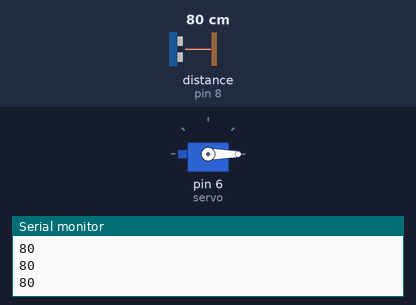
This sketch was run on a simulated Arduino Uno, built with avr-gcc and run on an emulated ATmega328P. Shown: servo, the last lines printed to the serial monitor. Wiring (inferred from the names in the program): ultrasonic range finder: trigger pin 9; echo pin 8. Inputs (shaded band) come from the test bench; at power-on: distance to the obstacle (sensor on pin 8) 80 cm. The echo pulse lasts 58.3 µs per cm.

Above: at 1.2 s.
1.3 s: distance to the obstacle (sensor on pin 8) set to 27 cm
2.8 s: distance to the obstacle (sensor on pin 8) set to 23 cm
At 3.2 s:
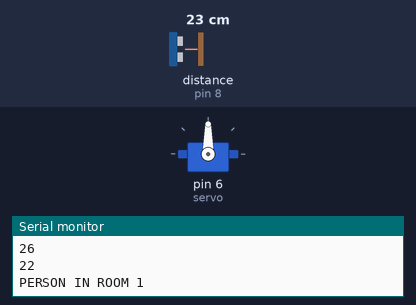
5.8 s: distance to the obstacle (sensor on pin 8) set to 35 cm
At 6.4 s:
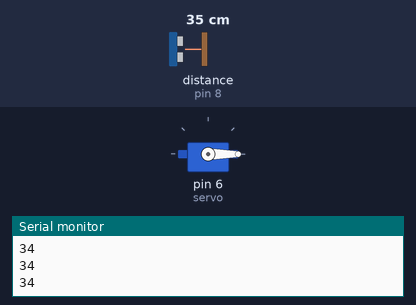
7.3 s: distance to the obstacle (sensor on pin 8) set to 2 cm
At 8.2 s:
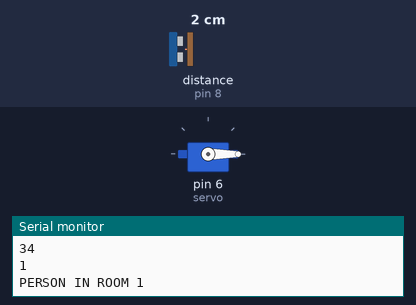
Timing chart, 0 to 11.3 s (numbered marks = the images above; inputs shaded):
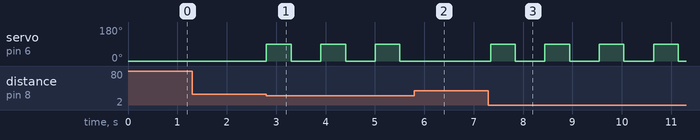

The sketch:

projectFILEnew.ino
```cpp
#define TRIG 9
#define ECHO 8
#define LED1 2
#define LED2 3
#define LED3 4
#include <Servo.h>

long duration, distance;
Servo servo;

void setup() {
// put your setup code here, to run once:
pinMode(TRIG, OUTPUT);
pinMode(ECHO, INPUT);
Serial.begin(9600);
servo.attach(6);
servo.write(0);
}

void loop() {
// put your main code here, to run repeatedly:
digitalWrite(TRIG, LOW);
delayMicroseconds(2);

digitalWrite(TRIG, HIGH);
delayMicroseconds(10);
digitalWrite(TRIG, LOW);

duration = pulseIn(ECHO, HIGH);
distance = duration/58;
//Serial.println(distance, 10);
Serial.println(distance);

if(distance<25){
Serial.println("PERSON IN ROOM 1");
digitalWrite(LED1, HIGH);
digitalWrite(LED2, HIGH);
digitalWrite(LED3, HIGH);
servo.write(90);
delay(500);
servo.write(0);
delay(500);
}

else if(distance>25){
digitalWrite(LED1, LOW);
digitalWrite(LED2, LOW);
digitalWrite(LED3, LOW);
}


delay(100);
}
```

Measured:
- the behaviour switches between 26 and 25 cm on distance to the obstacle (sensor on pin 8) (found by bisection; images 0 and 1)
- after the input at 2.8 s, servo on pin 6 (servo): alternates 90° for 0.50 s and 0° for 0.60 s, starting at once
- after the input at 5.8 s, servo on pin 6 (servo): stays 0° (without the input it goes to 90° after 0.31 s)
- after the input at 7.3 s, servo on pin 6 (servo): alternates 90° for 0.50 s and 0° for 0.60 s, starting at once
